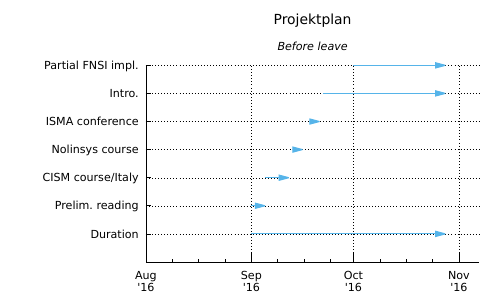

Generate this figure with gnuplot:
# gantt diagram til projektplan. Genereres med gnuplot

$DATA << EOD
#Task                 start      end
Duration              2016-09-01 2016-10-28
"Prelim. reading"     2016-09-01 2016-09-05
"CISM course/Italy"   2016-09-05 2016-09-12
"Nolinsys course"     2016-09-14 2016-09-16
"ISMA conference"     2016-09-19 2016-09-21
"Intro."              2016-09-22 2016-10-28
"Partial FNSI impl."  2016-10-01 2016-10-28
EOD

$DATA2 << EOD
#Task                 start      end
Duration              2017-06-20 2017-11-03
"RFS"                 2017-06-20 2017-07-01
"HB impl."            2017-06-20 2017-07-01
"Vacation"            2017-07-01 2017-07-14
"FEM+mesh solve"      2017-07-14 2017-07-21
"NNM + FNSI cont."    2017-07-14 2017-08-15
"Vacation2+hosp."     2017-08-15 2017-08-31
"Writing"             2017-09-01 2017-10-06
"FNSI splines"        2017-09-18 2017-09-22
"Midway report"       2017-10-05 2017-10-06
"Corrections"         2017-10-06 2017-11-03
"Final report"        2017-11-02 2017-11-03
EOD

set xdata time
timeformat = "%Y-%m-%d"
set format x "%b\n'%y"

set yrange [-1:]

OneMonth = strptime("%m","2")
set xtics OneMonth nomirror
set xtics scale 2, 0.5
set mxtics 4
set ytics nomirror
set grid x y
unset key
set title "{/=15 Projektplan}\n\n{/:Italic Before leave}"
set border 3

T(N) = timecolumn(N,timeformat)
set style arrow 1 filled size screen 0.02, 15 fixed lt 3 lw 1.5

set terminal pdf
set output "projektplan.pdf"

plot $DATA using (T(2)) : ($0) : (T(3)-T(2)) : (0.0) : yticlabel(1) with vector as 1

set title "{/=15 Projektplan}\n\n{/:Italic After leave}"
plot $DATA2 using (T(2)) : ($0) : (T(3)-T(2)) : (0.0) : yticlabel(1) with vector as 1
